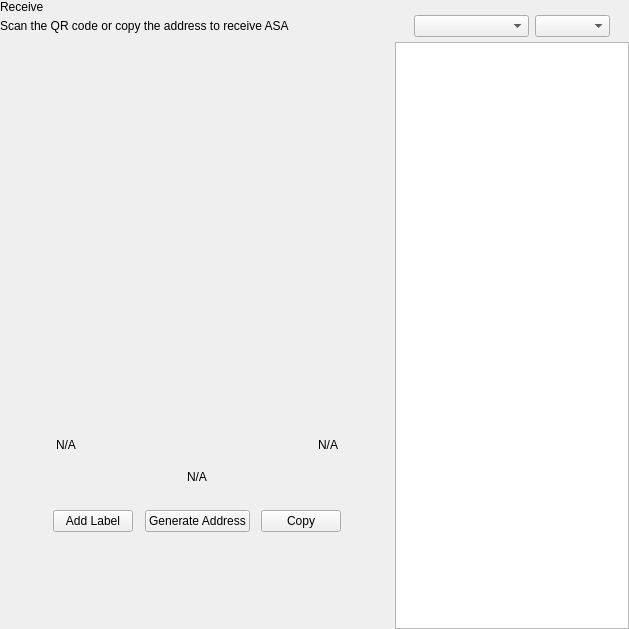
<?xml version="1.0" encoding="UTF-8"?>
<ui version="4.0">
 <class>ReceiveWidget</class>
 <widget class="QWidget" name="ReceiveWidget">
  <property name="geometry">
   <rect>
    <x>0</x>
    <y>0</y>
    <width>629</width>
    <height>629</height>
   </rect>
  </property>
  <property name="minimumSize">
   <size>
    <width>0</width>
    <height>0</height>
   </size>
  </property>
  <property name="windowTitle">
   <string>Form</string>
  </property>
  <layout class="QHBoxLayout" name="horizontalLayout_2" stretch="2,1">
   <property name="spacing">
    <number>0</number>
   </property>
   <property name="leftMargin">
    <number>0</number>
   </property>
   <property name="topMargin">
    <number>0</number>
   </property>
   <property name="rightMargin">
    <number>0</number>
   </property>
   <property name="bottomMargin">
    <number>0</number>
   </property>
   <item>
    <widget class="QWidget" name="left" native="true">
     <layout class="QVBoxLayout" name="verticalLayout_3">
      <property name="leftMargin">
       <number>0</number>
      </property>
      <property name="topMargin">
       <number>0</number>
      </property>
      <property name="rightMargin">
       <number>0</number>
      </property>
      <property name="bottomMargin">
       <number>0</number>
      </property>
      <item>
       <layout class="QVBoxLayout" name="verticalLayout_2">
        <property name="spacing">
         <number>0</number>
        </property>
        <property name="leftMargin">
         <number>0</number>
        </property>
        <item>
         <layout class="QHBoxLayout" name="horizontalLayout_3">
          <property name="spacing">
           <number>0</number>
          </property>
          <item>
           <layout class="QVBoxLayout" name="verticalLayout_4">
            <property name="spacing">
             <number>5</number>
            </property>
            <item>
             <widget class="QLabel" name="labelTitle">
              <property name="text">
               <string>Receive</string>
              </property>
             </widget>
            </item>
            <item alignment="Qt::AlignTop">
             <widget class="QLabel" name="labelSubtitle1">
              <property name="text">
               <string>Scan the QR code or copy the address to receive ASA</string>
              </property>
             </widget>
            </item>
           </layout>
          </item>
          <item>
           <spacer name="horizontalSpacer">
            <property name="orientation">
             <enum>Qt::Horizontal</enum>
            </property>
            <property name="sizeHint" stdset="0">
             <size>
              <width>40</width>
              <height>20</height>
             </size>
            </property>
           </spacer>
          </item>
         </layout>
        </item>
        <item>
         <spacer name="verticalSpacer_2">
          <property name="orientation">
           <enum>Qt::Vertical</enum>
          </property>
          <property name="sizeType">
           <enum>QSizePolicy::Expanding</enum>
          </property>
          <property name="sizeHint" stdset="0">
           <size>
            <width>20</width>
            <height>50</height>
           </size>
          </property>
         </spacer>
        </item>
        <item alignment="Qt::AlignHCenter">
         <widget class="QWidget" name="layoutQR" native="true">
          <property name="maximumSize">
           <size>
            <width>510</width>
            <height>16777215</height>
           </size>
          </property>
          <layout class="QVBoxLayout" name="verticalLayoutQr">
           <item>
            <spacer name="verticalSpacer11">
             <property name="orientation">
              <enum>Qt::Vertical</enum>
             </property>
             <property name="sizeType">
              <enum>QSizePolicy::Fixed</enum>
             </property>
             <property name="sizeHint" stdset="0">
              <size>
               <width>20</width>
               <height>20</height>
              </size>
             </property>
            </spacer>
           </item>
           <item alignment="Qt::AlignHCenter">
            <widget class="QLabel" name="labelQrImg">
             <property name="minimumSize">
              <size>
               <width>260</width>
               <height>260</height>
              </size>
             </property>
             <property name="maximumSize">
              <size>
               <width>260</width>
               <height>260</height>
              </size>
             </property>
             <property name="text">
              <string/>
             </property>
             <property name="alignment">
              <set>Qt::AlignCenter</set>
             </property>
            </widget>
           </item>
           <item>
            <spacer name="verticalSpacer_21">
             <property name="orientation">
              <enum>Qt::Vertical</enum>
             </property>
             <property name="sizeType">
              <enum>QSizePolicy::Fixed</enum>
             </property>
             <property name="sizeHint" stdset="0">
              <size>
               <width>20</width>
               <height>30</height>
              </size>
             </property>
            </spacer>
           </item>
           <item>
            <widget class="QWidget" name="widget" native="true">
             <property name="minimumSize">
              <size>
               <width>0</width>
               <height>0</height>
              </size>
             </property>
             <layout class="QHBoxLayout" name="horizontalLayout_5">
              <item>
               <widget class="QLabel" name="labelLabel">
                <property name="text">
                 <string notr="true">N/A</string>
                </property>
               </widget>
              </item>
              <item>
               <spacer name="horizontalSpacer_2">
                <property name="orientation">
                 <enum>Qt::Horizontal</enum>
                </property>
                <property name="sizeHint" stdset="0">
                 <size>
                  <width>141</width>
                  <height>20</height>
                 </size>
                </property>
               </spacer>
              </item>
              <item>
               <widget class="QLabel" name="labelDate">
                <property name="text">
                 <string notr="true">N/A</string>
                </property>
                <property name="alignment">
                 <set>Qt::AlignRight|Qt::AlignTrailing|Qt::AlignVCenter</set>
                </property>
               </widget>
              </item>
             </layout>
            </widget>
           </item>
           <item>
            <widget class="QLabel" name="labelAddress">
             <property name="sizePolicy">
              <sizepolicy hsizetype="Expanding" vsizetype="Preferred">
               <horstretch>0</horstretch>
               <verstretch>0</verstretch>
              </sizepolicy>
             </property>
             <property name="minimumSize">
              <size>
               <width>300</width>
               <height>0</height>
              </size>
             </property>
             <property name="text">
              <string notr="true">N/A</string>
             </property>
             <property name="alignment">
              <set>Qt::AlignCenter</set>
             </property>
            </widget>
           </item>
           <item>
            <spacer name="verticalSpacer_4">
             <property name="orientation">
              <enum>Qt::Vertical</enum>
             </property>
             <property name="sizeType">
              <enum>QSizePolicy::Fixed</enum>
             </property>
             <property name="sizeHint" stdset="0">
              <size>
               <width>20</width>
               <height>20</height>
              </size>
             </property>
            </spacer>
           </item>
           <item>
            <layout class="QHBoxLayout" name="horizontalLayout_4">
             <item alignment="Qt::AlignHCenter">
              <widget class="QPushButton" name="pushButtonLabel">
               <property name="focusPolicy">
                <enum>Qt::NoFocus</enum>
               </property>
               <property name="text">
                <string>Add Label</string>
               </property>
              </widget>
             </item>
             <item alignment="Qt::AlignHCenter">
              <widget class="QPushButton" name="pushButtonNewAddress">
               <property name="focusPolicy">
                <enum>Qt::NoFocus</enum>
               </property>
               <property name="text">
                <string>Generate Address</string>
               </property>
              </widget>
             </item>
             <item alignment="Qt::AlignHCenter">
              <widget class="QPushButton" name="pushButtonCopy">
               <property name="focusPolicy">
                <enum>Qt::NoFocus</enum>
               </property>
               <property name="text">
                <string>Copy</string>
               </property>
              </widget>
             </item>
            </layout>
           </item>
           <item>
            <spacer name="verticalSpacer_3">
             <property name="orientation">
              <enum>Qt::Vertical</enum>
             </property>
             <property name="sizeType">
              <enum>QSizePolicy::Expanding</enum>
             </property>
             <property name="sizeHint" stdset="0">
              <size>
               <width>20</width>
               <height>20</height>
              </size>
             </property>
            </spacer>
           </item>
          </layout>
         </widget>
        </item>
        <item>
         <spacer name="verticalSpacer">
          <property name="orientation">
           <enum>Qt::Vertical</enum>
          </property>
          <property name="sizeHint" stdset="0">
           <size>
            <width>20</width>
            <height>40</height>
           </size>
          </property>
         </spacer>
        </item>
       </layout>
      </item>
     </layout>
    </widget>
   </item>
   <item>
    <widget class="QWidget" name="right" native="true">
     <layout class="QVBoxLayout" name="verticalLayout_5">
      <property name="spacing">
       <number>0</number>
      </property>
      <property name="leftMargin">
       <number>1</number>
      </property>
      <property name="topMargin">
       <number>0</number>
      </property>
      <property name="rightMargin">
       <number>0</number>
      </property>
      <property name="bottomMargin">
       <number>0</number>
      </property>
      <item>
       <layout class="QVBoxLayout" name="container_right">
        <property name="spacing">
         <number>0</number>
        </property>
        <property name="leftMargin">
         <number>0</number>
        </property>
        <property name="rightMargin">
         <number>0</number>
        </property>
        <item>
         <layout class="QVBoxLayout" name="verticalLayout">
          <property name="spacing">
           <number>6</number>
          </property>
          <property name="leftMargin">
           <number>19</number>
          </property>
          <property name="rightMargin">
           <number>19</number>
          </property>
          <item>
           <widget class="OptionButton" name="btnRequest" native="true"/>
          </item>
          <item>
           <widget class="OptionButton" name="btnMyAddresses" native="true">
            <property name="sizePolicy">
             <sizepolicy hsizetype="Preferred" vsizetype="Minimum">
              <horstretch>0</horstretch>
              <verstretch>0</verstretch>
             </sizepolicy>
            </property>
           </widget>
          </item>
         </layout>
        </item>
        <item>
         <widget class="QWidget" name="sortWidget" native="true">
          <layout class="QHBoxLayout" name="horizontalLayout_6">
           <property name="leftMargin">
            <number>19</number>
           </property>
           <property name="rightMargin">
            <number>19</number>
           </property>
           <property name="bottomMargin">
            <number>5</number>
           </property>
           <item>
            <spacer name="horizontalSpacer_3">
             <property name="orientation">
              <enum>Qt::Horizontal</enum>
             </property>
             <property name="sizeHint" stdset="0">
              <size>
               <width>40</width>
               <height>20</height>
              </size>
             </property>
            </spacer>
           </item>
           <item>
            <widget class="QComboBox" name="comboBoxSort">
             <property name="sizePolicy">
              <sizepolicy hsizetype="Preferred" vsizetype="Fixed">
               <horstretch>0</horstretch>
               <verstretch>0</verstretch>
              </sizepolicy>
             </property>
             <property name="minimumSize">
              <size>
               <width>115</width>
               <height>0</height>
              </size>
             </property>
            </widget>
           </item>
           <item>
            <widget class="QComboBox" name="comboBoxSortOrder">
             <property name="sizePolicy">
              <sizepolicy hsizetype="Preferred" vsizetype="Fixed">
               <horstretch>0</horstretch>
               <verstretch>0</verstretch>
              </sizepolicy>
             </property>
             <property name="minimumSize">
              <size>
               <width>75</width>
               <height>0</height>
              </size>
             </property>
            </widget>
           </item>
          </layout>
         </widget>
        </item>
        <item>
         <widget class="QListView" name="listViewAddress"/>
        </item>
       </layout>
      </item>
     </layout>
    </widget>
   </item>
  </layout>
 </widget>
 <customwidgets>
  <customwidget>
   <class>OptionButton</class>
   <extends>QWidget</extends>
   <header>qt/asacoin/optionbutton.h</header>
   <container>1</container>
  </customwidget>
 </customwidgets>
 <resources/>
 <connections/>
</ui>
